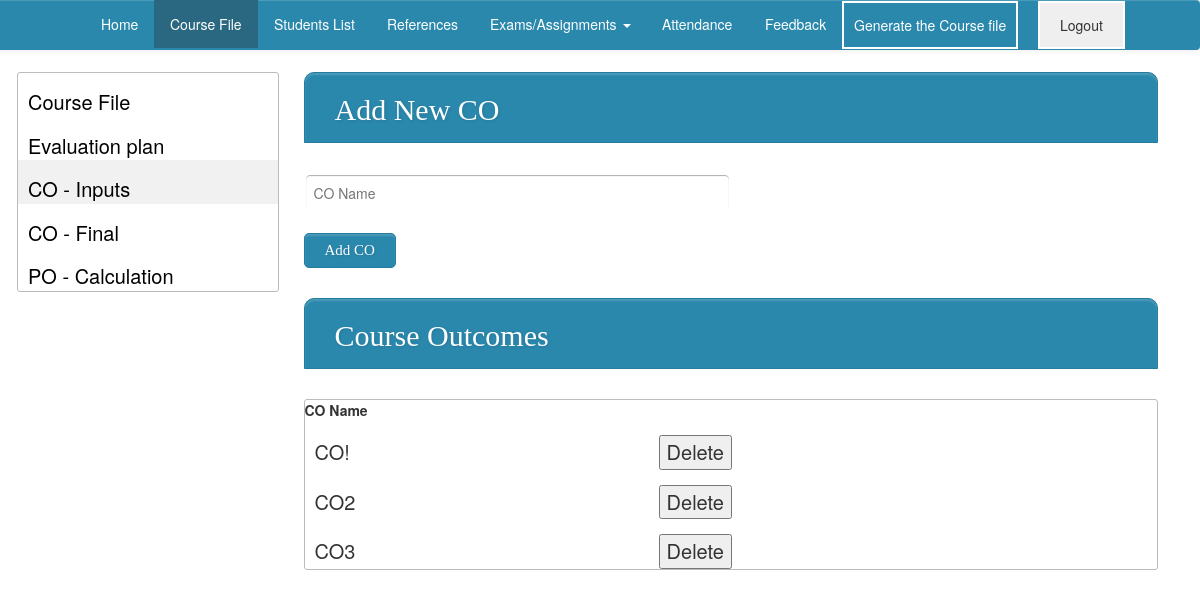
Page /course_homecoi.php (signed in) on the committed database.
### tables this page shows
CREATE TABLE `COURSE_CO` (
  `co_id` int(11) NOT NULL AUTO_INCREMENT,
  `course_id` varchar(10) DEFAULT NULL,
  `co_desc` varchar(500) DEFAULT NULL,
  `t1` int(11) DEFAULT '0',
  `t2` int(11) DEFAULT '0',
  `t3` int(11) DEFAULT '0',
  `ass` int(11) DEFAULT '0',
  `total` float DEFAULT NULL,
  `t1_max` float DEFAULT '0',
  `t2_max` float DEFAULT '0',
  `t3_max` float DEFAULT '0',
  `ass_max` float DEFAULT '0',
  PRIMARY KEY (`co_id`),
  KEY `course_id` (`course_id`),
  CONSTRAINT `COURSE_CO_ibfk_1` FOREIGN KEY (`course_id`) REFERENCES `COURSE` (`course_id`) ON DELETE CASCADE
);

### course_homecoi.php (the view, shortened to what this page needs)
<?php
$course_id = $_SESSION[course_id];
include('db.php');
?>
<!DOCTYPE html>
<html lang="en">
<head>
	<link rel="stylesheet" href="css/bootstrap-theme.css" />
	<link rel="stylesheet" href="css/bootstrap.css" />
	<link rel="stylesheet" href="font/css/font-awesome.css">
	<link rel="stylesheet" href="css/form.css" />
	<link rel="stylesheet" href="css/examples1.css" />
</head>
<body class="container-fluid">
<?php
 include("subnavbar.php");?>
<div class="container-fluid">
	<div class="row " style=" margin:2px;">
		<div class="col-sm-3" id="left-bar">
			<table id="list">
			<tbody>
			    <tr>
			        <td id="courses-list-button" ><a href="course_home.php">Course File</a></td>
			    </tr>
			    <tr>
			        <td id="eval-list-button" ><a href="course_homeep.php">Evaluation plan</a></td>
			    </tr>
			    <tr>
			        <td id="co-list-button1" ><a href="course_homecoi.php">CO - Inputs</a></td>
			    </tr>
			    <tr>
			        <td id="co-list-button2" ><a href="course_homecof.php">CO - Final</a></td>
			    </tr>
			    <tr>
			        <td id="po" ><a href="po.php">PO - Calculation</a></td>
			    </tr>
			  	</tbody>
			</table>
		</div>
		<div class="col-sm-9"  id="right-bar">
<div id="co-list1">
			<div class="form-style-10 ">
				<form method="post">
					<h1>Add New CO</h1>
					<input type='text' name='co_name' placeholder="CO Name" style="width:50%"><br>
					<input type="submit" value="Add CO" name='add_co_btn'>
				</form> <br><br> <h1>Course Outcomes</h1>
			</div>
			<?php
			$sql="SELECT * FROM COURSE_CO WHERE course_id = '$course_id'";
			$result = mysqli_query($conn,$sql);
			echo "<table id ='selectCourses'><tr><th>CO Name</th></tr>";
			if(mysqli_num_rows($result) > 0)
			{
				while($row = mysqli_fetch_assoc($result))
				{
	 				echo "<tr><td>".$row["co_desc"]."</td><td>";?>
					<form method='post' onsubmit="return confirm('Are you sure you want to delete the document?');">
					<?php echo "<input type='text' name='id' value='$row[co_id]' hidden><input type='submit' value='Delete' name='delete_course'></form></td></tr>";
				}
			}
			echo "</table>";
			?>
			</div>
		</div>
	</div>
</div>

### css/form.css (style rules this page uses)
.form-style-10 h1 { background: #2A88AD; padding: 20px 30px 15px 30px; margin: -30px -30px 30px -30px; border-radius: 10px 10px 0 0; -webkit-border-radius: 10px 10px 0 0; -moz-border-radius: 10px 10px 0 0; color: #fff; text-shadow: 1px 1px 3px rgba(0, 0, 0, 0.12); font: normal 30px 'Bitter', serif; -moz-box-shadow: inset 0px 2px 2px 0px rgba(255, 255, 255, 0.17); -webkit-box-shadow: inset 0px 2px 2px 0px rgba(255, 255, 255, 0.17); box-shadow: inset 0px 2px 2px 0px rgba(255, 255, 255, 0.17); border: 1px solid #257C9E; }
.form-style-10 input[type="text"], .form-style-10 input[type="date"], .form-style-10 input[type="datetime"], .form-style-10 input[type="email"], .form-style-10 input[type="number"], .form-style-10 input[type="search"], .form-style-10 input[type="time"], .form-style-10 input[type="url"], .form-style-10 input[type="password"], .form-style-10 textarea, .form-style-10 select { display: block; box-sizing: border-box; -webkit-box-sizing: border-box; -moz-box-sizing: border-box; width: 100%; padding: 8px; border-radius: 6px; -webkit-border-radius:6px; -moz-border-radius:6px; border: 2px solid #fff; box-shadow: inset 0px 1px 1px rgba(0, 0, 0, 0.33); -moz-box-shadow: inset 0px 1px 1px rgba(0, 0, 0, 0.33); -webkit-box-shadow: inset 0px 1px 1px rgba(0, 0, 0, 0.33); }
.form-style-10 input[type="button"], .form-style-10 input[type="submit"], .form-style-10 input[type="file"],.btn { background: #2A88AD; padding: 8px 20px 8px 20px; border-radius: 5px; -webkit-border-radius: 5px; -moz-border-radius: 5px; color: #fff; text-shadow: 1px 1px 3px rgba(0, 0, 0, 0.12); font: normal 30px 'Bitter', serif; -moz-box-shadow: inset 0px 2px 2px 0px rgba(255, 255, 255, 0.17); -webkit-box-shadow: inset 0px 2px 2px 0px rgba(255, 255, 255, 0.17); box-shadow: inset 0px 2px 2px 0px rgba(255, 255, 255, 0.17); border: 1px solid #257C9E; font-size: 15px; }

### css/examples1.css (style rules this page uses)
.container-fluid { padding-left: 0px; }
a { color: black; text-decoration: none; }
table { border-collapse: separate; border: 1px solid #babeb8; border-radius : 3px ; width : 100%; }
tbody > tr > td { cursor:pointer; //border-bottom:1px solid black; font-size: 20px; padding : 15px 10px 0px 10px; }
.form-style-10 h1 { margin: -10px 0px 30px 0px; }
#right-bar { padding : 10px; margin : auto; }
a { text-decoration: none !important; }
.anotherClass1 { background-color: #f1f1f1; }

### rows in the picture
course_co: co_desc "CO!"
course_co: co_desc "CO2"
course_co: co_desc "CO3"
